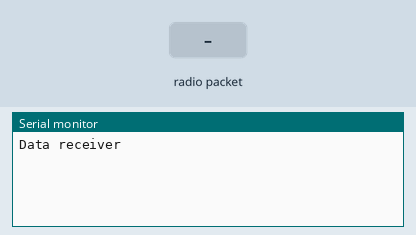
A sketch run on a simulated Arduino Uno, built with avr-gcc and run on an emulated ATmega328P. On the bench: the last lines printed to the serial monitor. Inputs (shaded band) come from the test bench. No radio packets arrive unless stated.

Above: at 1.2 s.
1.3 s: radio packet "1" arrives
At 1.6 s:
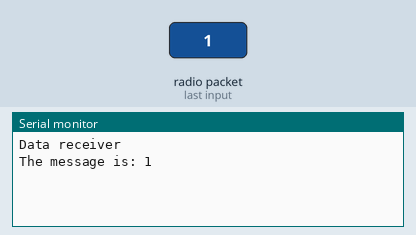
2.8 s: radio packet "0" arrives
At 4.0 s:
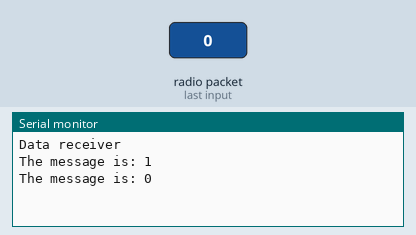
4.3 s: radio packet "2" arrives
At 5.1 s:
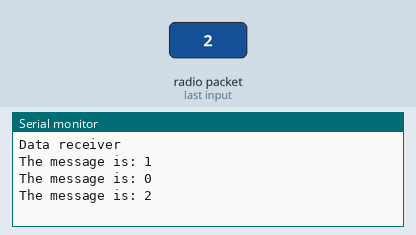

The sketch:

nrf24_receiver.ino
```cpp
#include <SPI.h>
#include "nRF24L01.h"
#include "RF24.h"


RF24 radio(5, A1);  //pin used for CE/CSN

const uint64_t addr = 0x1111111111;

const int taille = 32;

char message[taille + 1];

void setup(void)
{

  Serial.begin(115200);

  Serial.println("Data receiver");

  radio.begin();

  radio.openReadingPipe(1, addr);

  radio.startListening();
}

void loop(void)
{
  while ( radio.available() )
  {
    radio.read( message, taille );

    Serial.print("The message is: ");

    Serial.println(message);   //It is esay to see if a message is missing : in this case, the line with the corresponding number doesn't appear on the monitor
  }
}
```

Measured:
- after the input at 1.3 s, the serial monitor: prints a new line at once (image 1)
- after the input at 2.8 s, the serial monitor: prints a new line at once (image 2)
- after the input at 4.3 s, the serial monitor: prints a new line at once (image 3)
